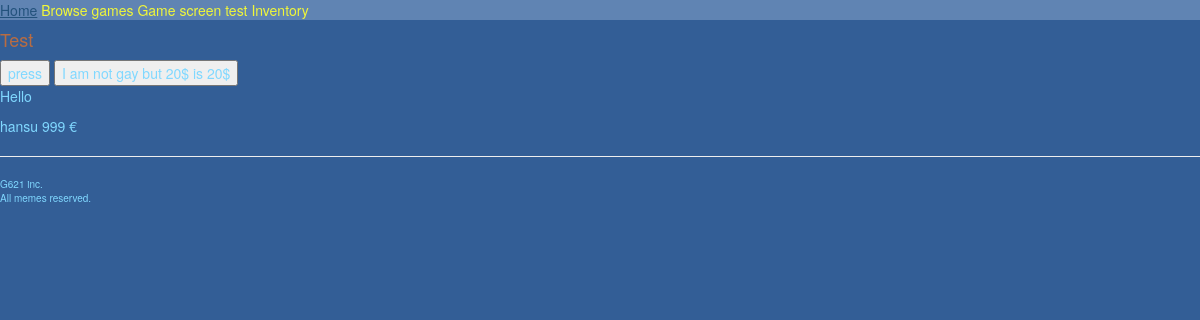
The app's page /games/ (signed in), older data.
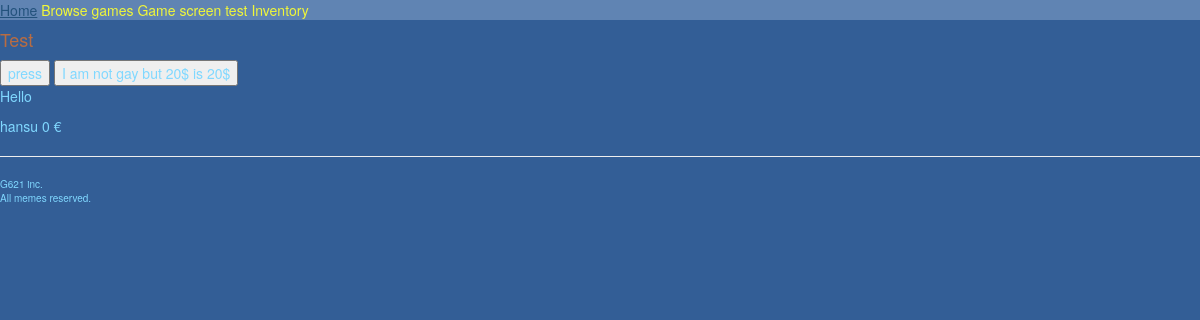
The same page, newer data.
### gameshop/models.py (models this page shows, shortened)
class Profile(models.Model):
    user = models.OneToOneField(User, on_delete=models.CASCADE)
    money = models.IntegerField(default=0)

### gameshop/views.py (the view)
# urls.py: url(r'^games/$', games),
def games(request):
    profile = Profile.objects.filter(user = request.user)[0]
    if request.method == "GET" and request.is_ajax():
        all_games = Game.objects.exclude(bought__user = request.user)
        return render(request, "gameshop/inventory/game_list.html", {"games": all_games, "text": "text"})
    elif request.method == "ADD_MONEY" and request.is_ajax():
        amount = 20
        profile.addMoney(amount)
        return HttpResponse(amount, content_type="text/plain")
    return render(request, "gameshop/games.html", {"profile": profile})

### gameshop/templates/gameshop/games.html (shortened to what this page needs)
{% extends "gameshop/generic.html" %}
{% block script %}
  {% load staticfiles %}
{% endblock %}
{% block content %}
  <h4>Test</h4>
  <button type="button" id="show">press</button>
  <button type="button" id="money">I am not gay but 20$ is 20$</button>
  <p> Hello </p>
  {{profile.user}}
  {{profile.money}} €
{% endblock %}

### gameshop/templates/gameshop/generic.html (shortened to what this page needs)
<!DOCTYPE html>
<html>
  <head>
    {% load staticfiles %}
    <link rel="stylesheet" href="//maxcdn.bootstrapcdn.com/bootstrap/3.2.0/css/bootstrap.min.css">
    <link rel="stylesheet" href="//maxcdn.bootstrapcdn.com/bootstrap/3.2.0/css/bootstrap-theme.min.css">
    <link rel="stylesheet" href="{% static 'css/gameshop.css' %}">
  </head>
  <body>
  {% include "gameshop/common/link_header.html" %}
  {% block content %}{% endblock %}
  <div id="footer">
    {% include "gameshop/common/footer.html" %}
  </div>
  </body>
</html>

### gameshop/templates/gameshop/common/link_header.html
<div class="link-header">
  <a href="/">Home</a>
  <a href="/shop">Browse games</a>
  <a href="/gamescreen">Game screen test</a>
  <a href="/inventory/user">Inventory</a>
</div>

### gameshop/templates/gameshop/common/footer.html
<div class="footer">
  <hr>
  <p>G621 inc.<br>
  All memes reserved.</p>
</div>

### gameshop/static/css/gameshop.css (style rules this page uses)
:root { --bg: #335E96; --title-bg: #262626; --header-bg: #6084B3; --text: #80D8FF; --link: #F1F739; --head: #B86C42; --store-block-bg: #3E5573; --store-block-border: #FFFFFF; }
h2, h3, h4, h5, h6, h7 { color: var(--head); }
.link-header { background-color: var(--header-bg); }
.footer { color: var(--text); font-size: 10px; margin: 10; }
a { color: var(--link); }
body { background-color: var(--bg); padding: 0; color: var(--text); }

Row changes from the older to the newer data that the page shows:
changed Profile "hansu": money "999" → "0"
